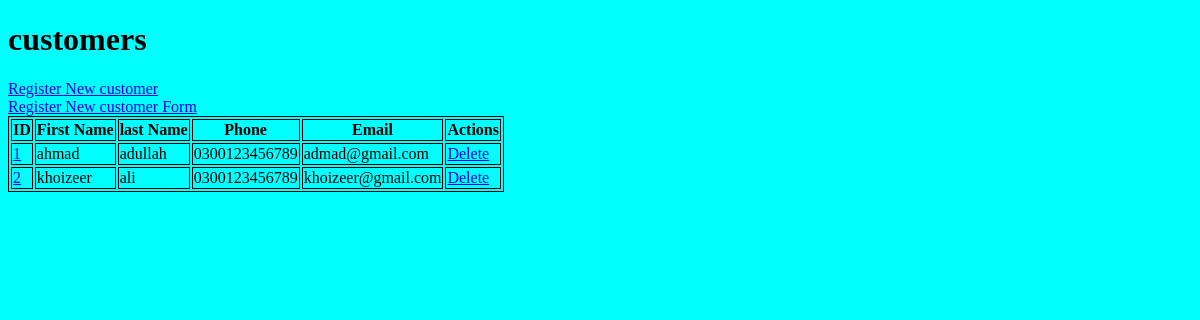
Before: /customers/ with the older database file.
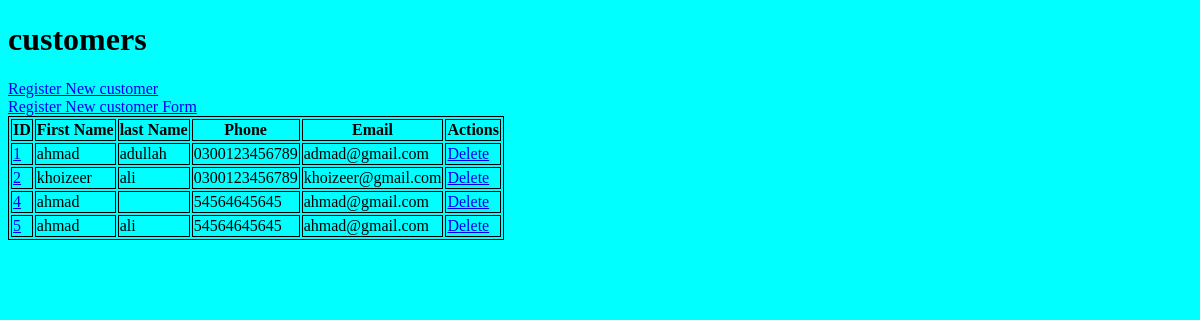
After: the same page with the newer database file.
### app/models.py (models this page shows, shortened)
class Customer(  models.Model ):
    first_name = models.CharField(max_length=100)
    last_name = models.CharField(max_length=100, null=True )
    phone = models.CharField(max_length=50)
    email = models.EmailField()
    password = models.CharField(max_length=200)

### app/views.py (the view)
# urls.py: path('customers/', views.customers , name='customers'),
def customers(request):
    customers = Customer.objects.all()
    return render(request,'customers.html',{'customers' : customers} )

### app/templates/customers.html (shortened to what this page needs)
{% extends 'layout.html' %}
{% block 'content' %}
    <h1> customers </h1>
    <a href=" {% url 'signup_customer' %} "> Register New customer</a> <br>
    <a href=" {% url 'signup_customer_form' %} "> Register New customer Form</a>
    <table>
        <tr>
            <th> ID </th>
            <th> First Name </th>
            <th> last Name </th>
            <th> Phone </th>
            <th> Email </th>
            <th> Actions </th>
        </tr>
        {% for customer in customers %}
            <tr>
                <td>
                    <a href=" {% url 'update_customer' customer.id  %} "> {{ customer.id }} </a>
                </td>
                <td> {{ customer.first_name }} </td>
                <td> {{ customer.last_name }} </td>
                <td> {{ customer.phone }} </td>
                <td> {{ customer.email }} </td>
                <td> <a href=" {% url 'delete_customer' customer.id %} ">Delete </a>  </td>
            </tr>
        {% endfor %}
    </table>
{% endblock %}

### app/templates/layout.html (shortened to what this page needs)
{% load static %}
<!DOCTYPE html>
<html lang="en">
<head>
    <link rel="stylesheet" href=" {% static 'css/style.css' %} ">
</head>
    <body>
        {% block 'content' %}
        {% endblock %}
    </body>
</html>

### app/templates/customers.html (style rules this page uses)
table, tr , th, td { border : 1px solid black; }

Changed rows visible on the page:
added Customer: id "4", first_name "ahmad", phone "54564645645", email "ahmad@gmail.com"
added Customer: id "5", first_name "ahmad", last_name "ali", phone "54564645645", email "ahmad@gmail.com"
